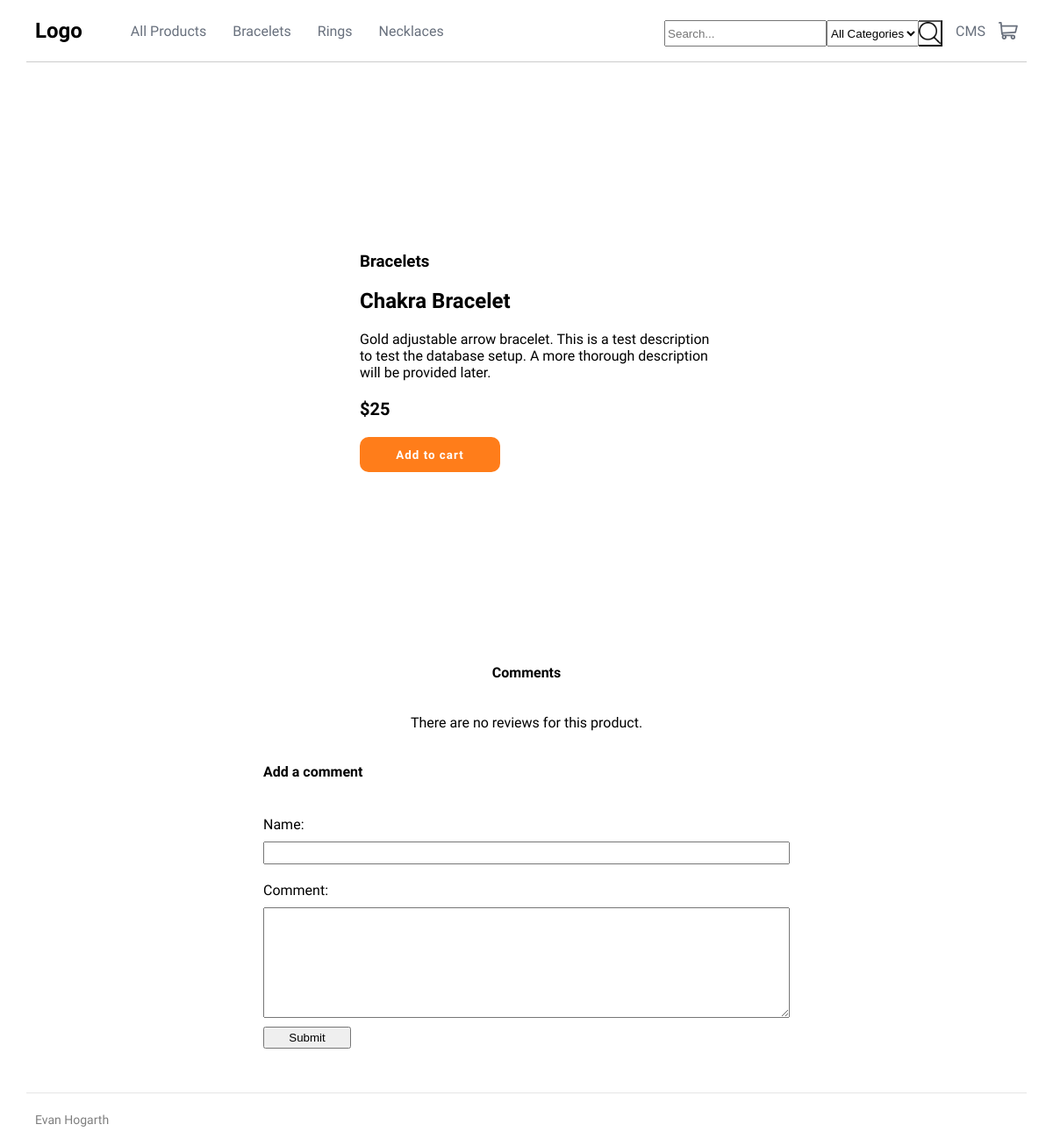
Page /product_page.php?id=1 on the committed database.
### tables this page shows
CREATE TABLE `categories` (
  `category_id` int(11) NOT NULL,
  `category_name` varchar(50) NOT NULL
);

CREATE TABLE `products` (
  `id` int(11) NOT NULL,
  `category_id` int(11) NOT NULL,
  `product_name` varchar(100) NOT NULL,
  `stock` int(11) NOT NULL,
  `description` text NOT NULL,
  `price` float NOT NULL,
  `image_url` varchar(200) NOT NULL
);

### product_page.php (the view, shortened to what this page needs)
<?php
  require('connect.php');
  $id = filter_input(INPUT_GET, 'id', FILTER_SANITIZE_NUMBER_INT);
  $query = "SELECT * FROM products WHERE id = :id";
  $statement = $db->prepare($query);
  $statement->bindValue(':id', $id, PDO::PARAM_INT);
  $statement->execute();
  $row = $statement->fetch();
?>
<!DOCTYPE html>
<html lang="en" dir="ltr">
  <head>
    <link rel="stylesheet" href="styles.css">
  </head>
  <body>
    <?php require('navigation.php') ?>
    <div class="product-page">
      <div class="product-info">
        <h3>Bracelets</h3>
        <h2><?= $row['product_name'] ?></h2>
        <p><?= $row['description'] ?></p>
        <p class="product-price">$<?= $row['price'] ?></p>
        <?php if($row['stock'] > 0): ?>
          <button type="button" name="button">Add to cart</button>
        <?php else: ?>
          <h4>Out of stock</h4>
        <?php endif ?>
      </div>
    </div>
    <div class="comment-container">
      <h4>Comments</h4>
      <?php
        $id = filter_input(INPUT_GET, 'id', FILTER_SANITIZE_NUMBER_INT);
        $comment_query = "SELECT * FROM reviews WHERE product_id = :id ORDER BY created_on DESC";
        $comment_statement = $db->prepare($comment_query);
        $comment_statement->bindValue(':id', $id, PDO::PARAM_INT);
        $comment_statement->execute();
        $comments = $comment_statement->fetchAll();
      ?>
      <?php if(empty($comments)): ?>
        <p>There are no reviews for this product.</p>
      <?php endif ?>
      <form id="comment-form" class="comment-form" action="" method="post">
        <h4>Add a comment</h4>
        <label for="user_name">Name:</label>
        <input id="user_name" type="text" name="user_name" value="">
        <label for="comment">Comment:</label>
        <textarea id="comment" name="comment" rows="8" cols="80"></textarea>
        <button type="submit" name="submit">Submit</button>
      </form>
    </div>
    <footer>
      <p>Evan Hogarth</p>
    </footer>
  </body>
</html>

### navigation.php (shortened to what this page needs)
<?php
  $navQuery = "SELECT * FROM categories";
  $navStatement = $db->prepare($navQuery);
  $navStatement->execute();
?>
<nav>
  <a href="index.php"><h2 id="logo">Logo</h2></a>
  <a class="nav-links" href="all_products.php">All Products</a>
  <?php while($category = $navStatement->fetch()): ?>
    <a class="nav-links" href="category_page.php?id=<?= $category['category_id'] ?>"><?= $category['category_name'] ?></a>
  <?php endwhile ?>
  <form id="search-bar" action="search_products.php">
    <input id="search-input" type="text" placeholder="Search..." name="search">
    <select id="category-search" name="category">
      <option selected="selected" value="-1">All Categories</option>
    </select>
    <button id="search-button" type="submit"><img id="search-icon" src="images/search-symbol.png" alt=""></button>
  </form>
  <a id="admin-link" class="nav-links" href="admin.php">CMS</a>
  <img id="cart-icon" src="images/icon-cart.svg" alt="cart">
</nav>

### styles.css (style rules this page uses)
body { margin: 0; padding: 0; font-family: 'Kumbh Sans', sans-serif; }
a { text-decoration: none; color: inherit; }
nav { height: 70px; display: flex; align-items: center; padding: 0px 10px; margin: 0px 30px; border-bottom: 1px solid rgba(0, 0, 0, 0.2); }
nav #logo { margin-right: 40px; }
#search-bar { margin-left: auto; height: 24px; display: flex; border-collapse: collapse; }
#search-input { height: 24px; }
#search-button { background: inherit; height: 30px; padding: 0px; margin: 0px; border-left: none; }
#search-icon { height: 25px; }
#category-search { height: 30px; }
.nav-links { margin: 15px; color: hsl(219, 9%, 45%); }
.product-page { display: flex; justify-content: center; align-items: center; min-height: calc(100vh - 135px); }
.product-info { width: 400px; margin-left: 20px; }
.product-page button { width: 160px; height: 40px; border: none; background-color: hsl(26, 100%, 55%); border-radius: 10px; color: #fff; font-family: 'Kumbh Sans', sans-serif; letter-spacing: 1px; font-weight: 600; }
.product-price { font-size: 20px; font-weight: 600; }
footer { height: 60px; display: flex; align-items: center; padding: 0px 10px; margin: 0px 30px; border-top: 1px solid rgba(0, 0, 0, 0.2); opacity: 0.5; font-size: 14px; }
select { height: 26px; }
.comment-container { width: 100%; display: flex; flex-direction: column; align-items: center; margin-bottom: 50px; }
.comment-form { display: flex; flex-direction: column; justify-content: center; max-width: 600px; }
.comment-form label { margin: 20px 0px 10px 0px; }
.comment-form input { height: 20px; }
.comment-form button { width: 100px; height: 25px; margin-top: 10px; }

### rows in the picture
categories: category_name "Bracelets"
categories: category_name "Rings"
categories: category_name "Necklaces"
products: product_name "Chakra Bracelet", description "Gold adjustable arrow bracelet. This is a test description to test the database setup. A more thorough description will be provided later.", price "25"
